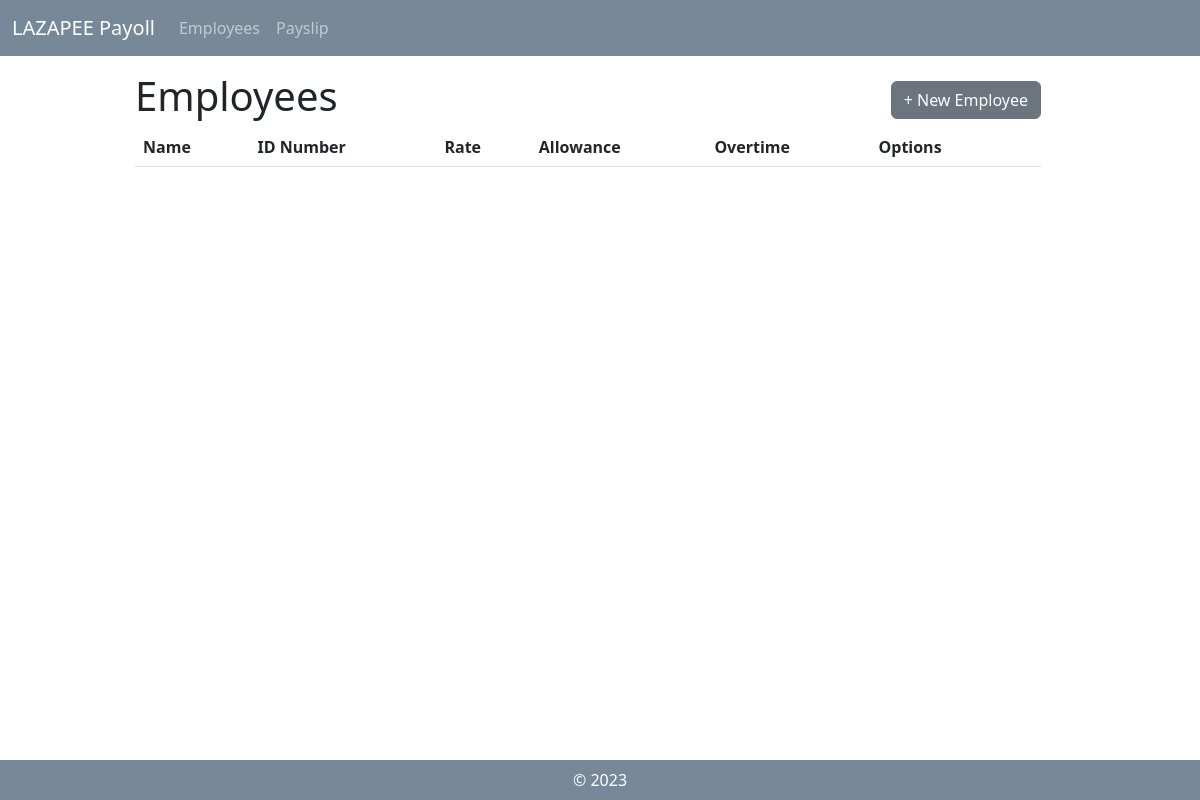
/, run on an earlier commit of the app's database.
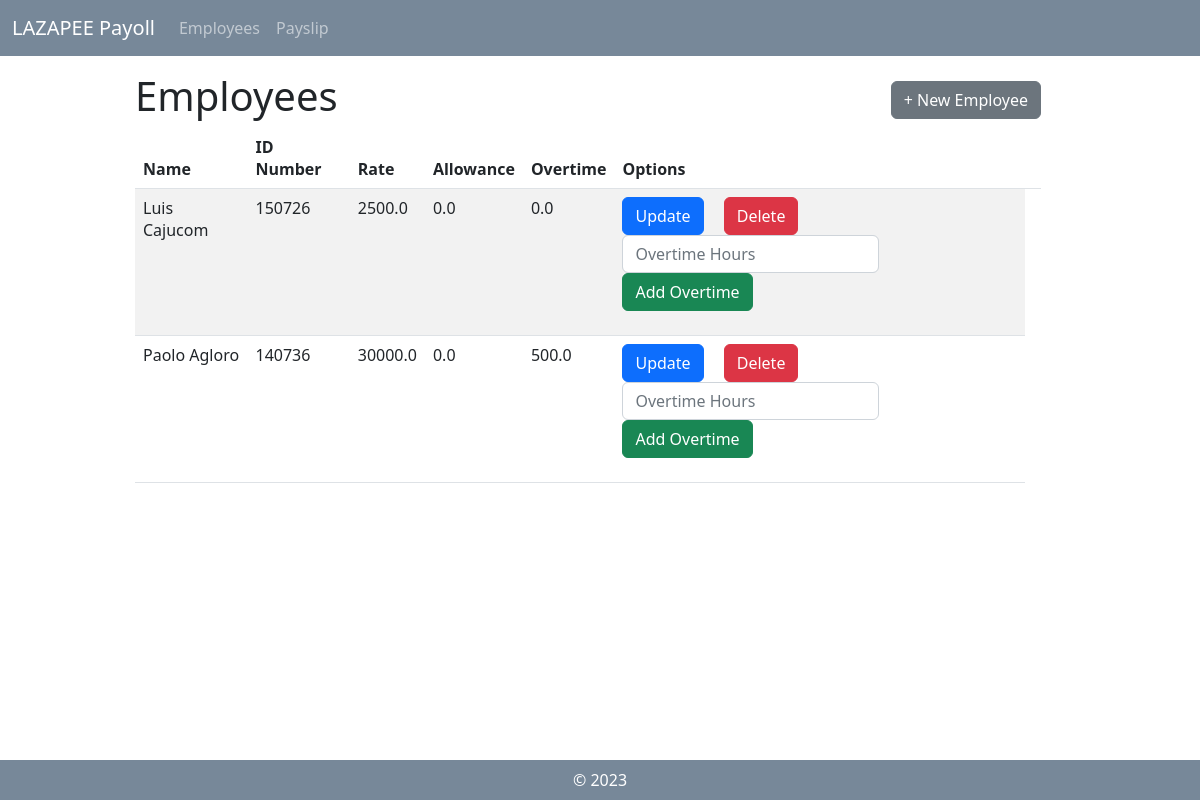
And on a later commit of the database.
### payroll_app/models.py (models this page shows, shortened)
class Employee(models.Model):
    name = models.CharField(max_length=255)
    id_number = models.CharField(max_length=20, unique=True)
    rate = models.FloatField()
    overtime_pay = models.FloatField(null = True, blank = True)
    allowance = models.FloatField(null = True, blank = True)

### payroll_app/views.py (the view)
# urls.py: path('', views.view_employee, name='view_employee'),
def view_employee(request):
        employee_objects = Employee.objects.all()
        return render(request, 'payroll_app/view_employee.html',{'employees':employee_objects})

### payroll_app/templates/payroll_app/view_employee.html
{% extends 'payroll_app/base.html' %}
{% load static %}
                {% block content %}
                <div class="row">
                    <div class="mx-auto col-10 col-md-10 col-lg-10 mt-3">
                        <div style="display: flex; align-items: center;">
                            <h1>Employees</h1>
                            <a type="button" class="btn btn-secondary" href="{% url 'create_employee'%}" style="margin-left: auto;">+ New Employee</a>
                        </div>
                        <div class="col-xs-1 center-block">
                            <table class="table table-striped mb-5">
                                <thead>
                                    <th scope="col"> Name </th>
                                    <th scope="col"> ID Number </th>
                                    <th scope="col"> Rate </th>
                                    <th scope="col"> Allowance </th>
                                    <th scope="col"> Overtime </th>
                                    <th scope="col"> Options </th>
                                    <th scope="col">  </th>
                                </thead>
                                <tbody>
                                    {% for d in employees %}
                                    <tr>
                                        <td> {{ d.name }} </td>
                                        <td> {{ d.id_number }} </td>
                                        <td> {{ d.rate }} </td>
                                        <td> {{ d.allowance }} </td>
                                        <td> {{ d.overtime_pay }} </td>
                                        <td>
                                            <form id="employee_update" method="POST">
                                                <div class="form-check-inline">
                                                    <a type="button" class="btn btn-primary" href="#">Update</a>
                                                </div>
                                                <div class="form-check-inline">
                                                    <a type="button" class="btn btn-danger" href="#">Delete</a>
                                                </div>
                                                <br>
                                                <div class="form-check-inline">
                                                    <input type="text" class="form-control" id="overtime_pay" name="overtime_pay" placeholder="Overtime Hours">
                                                </div>
                                                <div class="form-check-inline">
                                                    <a type="button" class="btn btn-Success" href="#">Add Overtime</a>
                                                </div>
                                            </form>
                                        </td>
                                    </tr>
                                    {% endfor %}
                                </tbody>
                            </table>
                        </div>
                    </div>
                </div>
                {% endblock %}

What changed in the data, as far as the page shows it:
added Employee: name "Luis Cajucom", id_number "150726", rate "2500.0", allowance "0.0", overtime_pay "0.0"
added Employee: name "Paolo Agloro", id_number "140736", rate "30000.0", allowance "0.0", overtime_pay "500.0"
